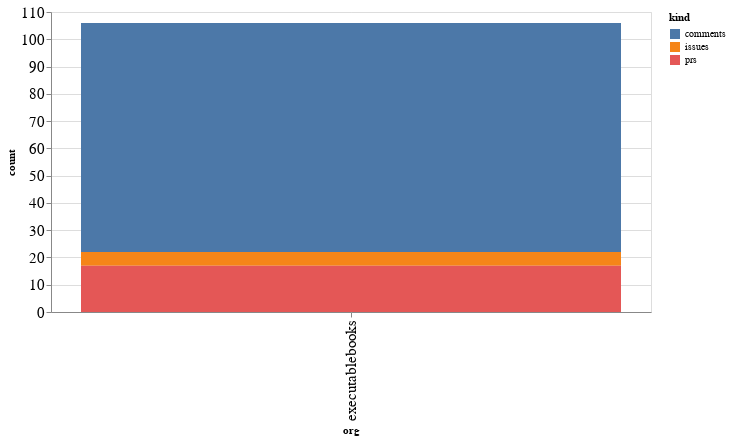

The code cell stored with this chart in its notebook:
### Code cell
alt.Chart(org_summaries, width=600).mark_bar().encode(
    x='org',
    y='count',
    color='kind',
    tooltip="org"
)

### Figure 1 — Vega-Lite specification as saved in the notebook (floating-point values rounded to 4 significant figures)
{"config": {"axisLeft": {"labelFontSize": 15}, "axisBottom": {"labelFontSize": 15}}, "data": {"name": "data-6f147045eba70f822e801025f769ddc6"}, "mark": "bar", "encoding": {"color": {"type": "nominal", "field": "kind"}, "tooltip": {"type": "nominal", "field": "org"}, "x": {"type": "nominal", "field": "org"}, "y": {"type": "quantitative", "field": "count"}}, "width": 600, "$schema": "https://vega.github.io/schema/vega-lite/v4.8.1.json", "datasets": {"data-6f147045eba70f822e801025f769ddc6": [{"org": "executablebooks", "kind": "comments", "count": 84}, {"org": "executablebooks", "kind": "issues", "count": 5}, {"org": "executablebooks", "kind": "prs", "count": 17}]}}
